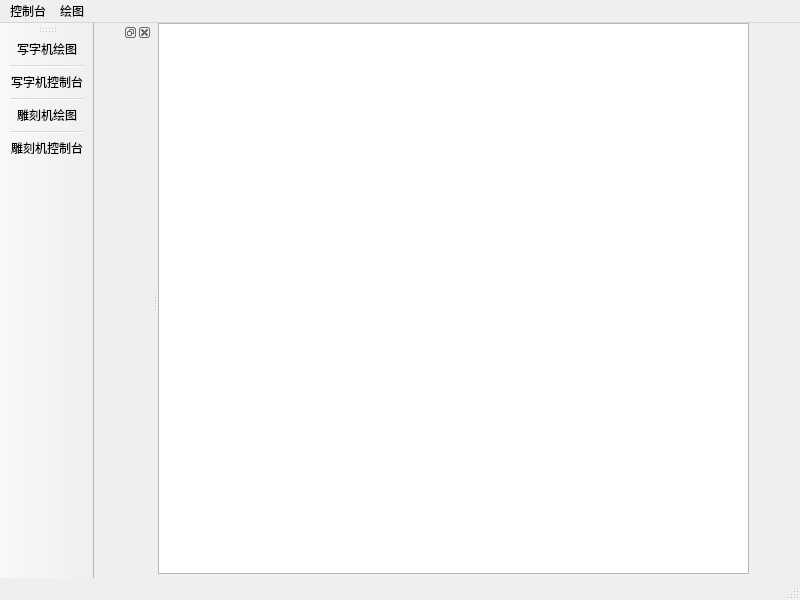
<?xml version="1.0" encoding="UTF-8"?>
<ui version="4.0">
 <class>MainWindow</class>
 <widget class="QMainWindow" name="MainWindow">
  <property name="geometry">
   <rect>
    <x>0</x>
    <y>0</y>
    <width>800</width>
    <height>600</height>
   </rect>
  </property>
  <property name="windowTitle">
   <string>MainWindow</string>
  </property>
  <widget class="QWidget" name="centralwidget">
   <widget class="QTextEdit" name="textEdit">
    <property name="geometry">
     <rect>
      <x>0</x>
      <y>0</y>
      <width>591</width>
      <height>551</height>
     </rect>
    </property>
   </widget>
  </widget>
  <widget class="QMenuBar" name="menubar">
   <property name="geometry">
    <rect>
     <x>0</x>
     <y>0</y>
     <width>800</width>
     <height>23</height>
    </rect>
   </property>
   <widget class="QMenu" name="menu">
    <property name="title">
     <string>控制台</string>
    </property>
    <addaction name="separator"/>
    <addaction name="actionxiejizikongzhitai"/>
    <addaction name="separator"/>
    <addaction name="actiondiaokejikongzhitai"/>
   </widget>
   <widget class="QMenu" name="menu_2">
    <property name="title">
     <string>绘图</string>
    </property>
    <addaction name="actionxiezijihuitu"/>
    <addaction name="separator"/>
    <addaction name="actiondiankejihuitu"/>
   </widget>
   <addaction name="menu"/>
   <addaction name="menu_2"/>
  </widget>
  <widget class="QToolBar" name="toolBar">
   <property name="windowTitle">
    <string>toolBar</string>
   </property>
   <attribute name="toolBarArea">
    <enum>LeftToolBarArea</enum>
   </attribute>
   <attribute name="toolBarBreak">
    <bool>false</bool>
   </attribute>
   <addaction name="actionxiezijihuitu"/>
   <addaction name="separator"/>
   <addaction name="actionxiejizikongzhitai"/>
   <addaction name="separator"/>
   <addaction name="actiondiankejihuitu"/>
   <addaction name="separator"/>
   <addaction name="actiondiaokejikongzhitai"/>
  </widget>
  <widget class="QStatusBar" name="statusBar"/>
  <widget class="QDockWidget" name="dockWidget">
   <attribute name="dockWidgetArea">
    <number>1</number>
   </attribute>
   <widget class="QWidget" name="dockWidgetContents"/>
  </widget>
  <action name="actionxiejizikongzhitai">
   <property name="text">
    <string>写字机控制台</string>
   </property>
  </action>
  <action name="actiondiaokejikongzhitai">
   <property name="text">
    <string>雕刻机控制台</string>
   </property>
  </action>
  <action name="actionxiezijihuitu">
   <property name="text">
    <string>写字机绘图</string>
   </property>
  </action>
  <action name="actiondiankejihuitu">
   <property name="text">
    <string>雕刻机绘图</string>
   </property>
  </action>
 </widget>
 <resources/>
 <connections/>
</ui>
